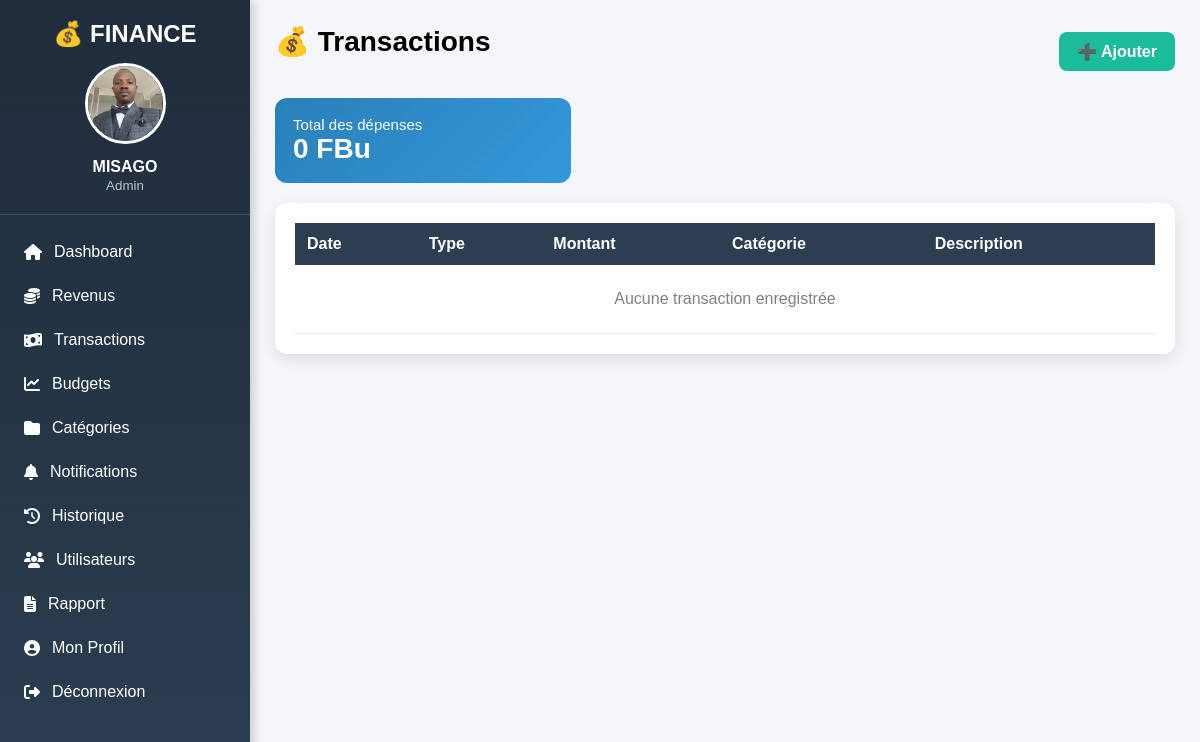
/finance/transactions/ (signed in), run on the app's committed database.
### accounts/models.py (models this page shows, shortened)
class User(AbstractUser):
    username = None
    nom = models.CharField(
        max_length=100,
        blank=True,
        null=True
    )
    email = models.EmailField(
        unique=True
    )
    role = models.CharField(
        max_length=20,
        default="utilisateur"
    )
    statut = models.CharField(
        max_length=20,
        default="en attente"
    )
    photo = models.ImageField(
        upload_to="profiles/",
        blank=True,
        null=True,
        default="profiles/default.png"
    )
    USERNAME_FIELD = "email"
    REQUIRED_FIELDS = []
    objects = UserManager()

### finance/views.py (the view)
# urls.py: path('transactions/', views.transaction_list, name='transaction_list'),
@login_required
def transaction_list(request):
    transactions = Transaction.objects.filter(user=request.user)
    total_depenses = transactions.aggregate(total=Sum("montant"))["total"] or 0
    return render(request, "finance/transactions.html", {
        "transactions": transactions,
        "total_depenses": total_depenses
    })

### templates/finance/transactions.html (shortened to what this page needs)
{% extends "base.html" %}
{% block content %}
<div class="top-bar">
    <div class="title">
        💰 Transactions
    </div>
    <a href="{% url 'add_transaction' %}" class="btn-add">
        ➕ Ajouter
    </a>
</div>
<div class="total-box">
    <div style="font-size:15px;">
        Total des dépenses
    </div>
    <div style="font-size:28px;font-weight:bold;">
        {{ total_depenses }} FBu
    </div>
</div>
<div class="table-box">
<table>
<thead>
<tr>
<th>Date</th>
<th>Type</th>
<th>Montant</th>
<th>Catégorie</th>
<th>Description</th>
</tr>
</thead>
<tbody>
{% for t in transactions %}
<tr>
<td>{{ t.date|date:"d/m/Y H:i" }}</td>
<td>
<span class="badge depense">
💸 Dépense
</span>
</td>
<td>
<strong>{{ t.montant|floatformat:0 }} FBu</strong>
</td>
<td>
{% if t.categorie %}
{{ t.categorie.nom }}
{% else %}
-
{% endif %}
</td>
<td>
{% if t.description %}
{{ t.description }}
{% else %}
-
{% endif %}
</td>
</tr>
{% empty %}
<tr>
<td colspan="5" class="empty">
Aucune transaction enregistrée
</td>
</tr>
{% endfor %}
</tbody>
</table>
</div>
{% endblock %}

### templates/base.html (shortened to what this page needs)
<!DOCTYPE html>
<html lang="fr">
<head>
    <link rel="stylesheet" href="https://cdnjs.cloudflare.com/ajax/libs/font-awesome/6.5.0/css/all.min.css">
</head>
<body>
<div class="sidebar">
<h2>💰 FINANCE</h2>
<div class="user-box">
{% if request.user.photo %}
    <img src="{{ request.user.photo.url }}">
{% else %}
    <img src="/media/profiles/default.png">
{% endif %}
<strong>{{ request.user.nom }}</strong>
<small>{{ request.user.role|title }}</small>
</div>
<a href="{% url 'dashboard' %}">
    <i class="fa fa-home"></i> Dashboard
</a>
<a href="{% url 'revenu_list' %}">
    <i class="fa fa-coins"></i> Revenus
</a>
<a href="{% url 'transaction_list' %}">
    <i class="fa fa-money-bill-wave"></i> Transactions
</a>
<a href="{% url 'budget_list' %}">
    <i class="fa fa-chart-line"></i> Budgets
</a>
<a href="{% url 'category_list' %}">
    <i class="fa fa-folder"></i> Catégories
</a>
<a href="{% url 'notification_list' %}">
    <i class="fa fa-bell"></i> Notifications
</a>
<a href="{% url 'historique' %}">
    <i class="fa fa-history"></i> Historique
</a>
{% if request.user.is_authenticated %}
<a href="{% url 'admin_users' %}">
    <i class="fa fa-users"></i> Utilisateurs
</a>
<a href="{% url 'send_report' %}">
    <i class="fa fa-file-alt"></i> Rapport
</a>
{% endif %}
<a href="{% url 'profile' %}">
    <i class="fa fa-user-circle"></i> Mon Profil
</a>
<a href="{% url 'logout' %}">
    <i class="fa fa-sign-out-alt"></i> Déconnexion
</a>
</div>
<div class="content">
    {% block content %}
    {% endblock %}
</div>
</body>
</html>

### templates/base.html (style rules this page uses)
body { margin:0; font-family:Arial, Helvetica, sans-serif; background:#f4f6f9; }
.sidebar { width:250px; height:100vh; background:linear-gradient(180deg,#1f2c3c,#2c3e50); position:fixed; left:0; top:0; overflow-y:auto; box-shadow:3px 0 10px rgba(0,0,0,.2); }
.sidebar h2 { color:white; text-align:center; margin-top:20px; margin-bottom:15px; }
.user-box { text-align:center; color:white; padding-bottom:20px; border-bottom:1px solid rgba(255,255,255,.15); margin-bottom:15px; }
.user-box img { width:75px; height:75px; border-radius:50%; object-fit:cover; border:3px solid white; }
.user-box strong { display:block; margin-top:10px; font-size:16px; }
.user-box small { color:#bdc3c7; }
.sidebar a { display:flex; align-items:center; gap:12px; color:white; text-decoration:none; padding:13px 20px; transition:.3s; border-left:4px solid transparent; }
.content { margin-left:250px; padding:25px; }

### templates/finance/transactions.html (style rules this page uses)
.title { font-size:28px; font-weight:bold; margin-bottom:20px; }
.top-bar { display:flex; justify-content:space-between; align-items:center; margin-bottom:20px; }
.btn-add { background:#1abc9c; color:white; padding:10px 18px; border-radius:8px; text-decoration:none; font-weight:bold; }
.total-box { background:linear-gradient(135deg,#2980b9,#3498db); color:white; padding:18px; border-radius:12px; width:260px; margin-bottom:20px; }
.table-box { background:white; border-radius:12px; padding:20px; box-shadow:0 5px 15px rgba(0,0,0,.1); }
table { width:100%; border-collapse:collapse; }
th { background:#2c3e50; color:white; padding:12px; text-align:left; }
td { padding:12px; border-bottom:1px solid #eee; }
.empty { text-align:center; color:gray; padding:25px; }

### data on the page
User: user.photo (picture), user.nom "MISAGO", user.role "Admin"

### other printed values
{{ total_depenses }} "0"
